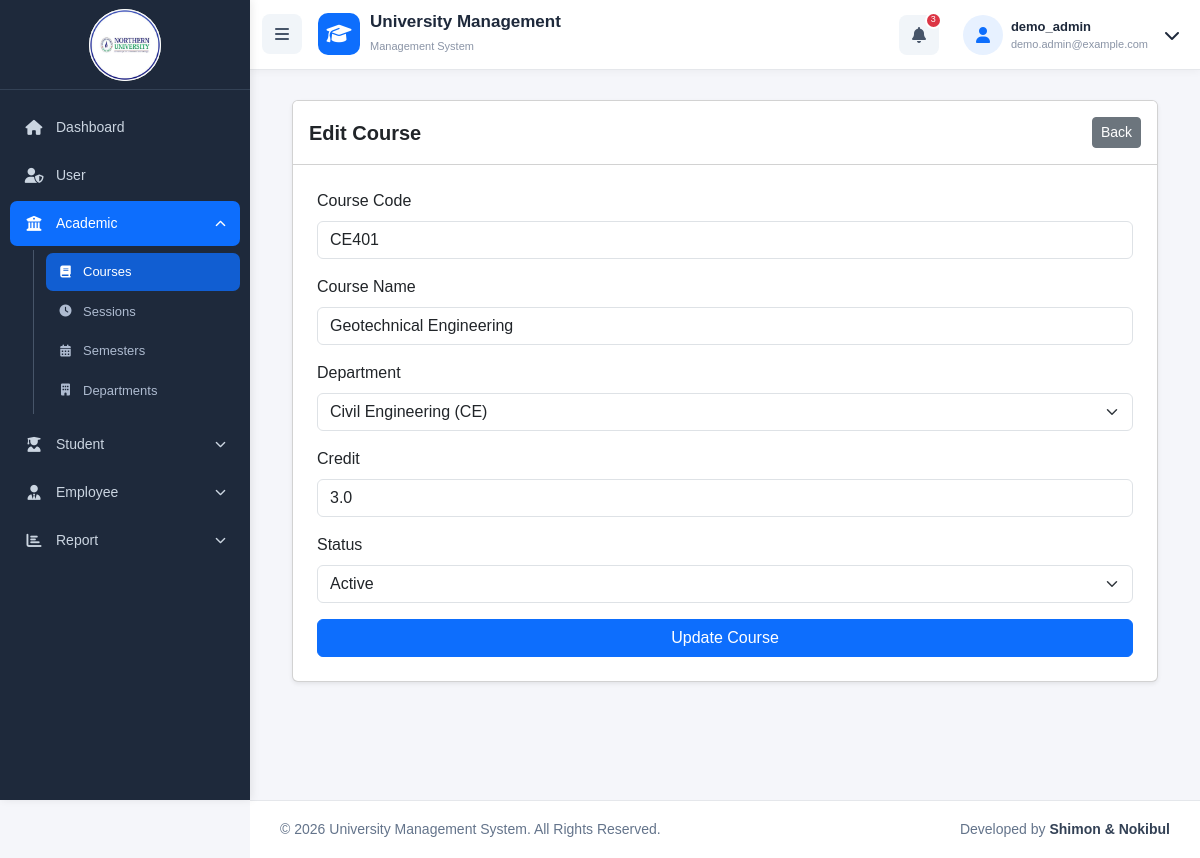
Screenshot of /courses/edit.php?id=35 (signed in) with the database file from the repository.
### tables this page shows
CREATE TABLE `course` (
  `id` int UNSIGNED NOT NULL,
  `course_code` varchar(50) NOT NULL,
  `course_name` varchar(150) NOT NULL,
  `department_id` int UNSIGNED NOT NULL,
  `credit` decimal(3,1) NOT NULL DEFAULT '3.0',
  `status` tinyint(1) NOT NULL DEFAULT '1' COMMENT '1=Active, 0=Inactive',
  `created_at` timestamp NULL DEFAULT CURRENT_TIMESTAMP,
  `updated_at` timestamp NULL DEFAULT CURRENT_TIMESTAMP ON UPDATE CURRENT_TIMESTAMP
);

CREATE TABLE `department` (
  `id` int UNSIGNED NOT NULL,
  `department_name` varchar(150) NOT NULL,
  `department_code` varchar(50) NOT NULL,
  `slug` varchar(150) NOT NULL,
  `status` tinyint(1) NOT NULL DEFAULT '1' COMMENT '1=Active, 0=Inactive',
  `created_at` timestamp NULL DEFAULT CURRENT_TIMESTAMP,
  `updated_at` timestamp NULL DEFAULT CURRENT_TIMESTAMP ON UPDATE CURRENT_TIMESTAMP
);

### courses/edit.php (the view, shortened to what this page needs)
<?php
require_once "../config/database.php";
$id = isset($_GET['id']) ? (int) $_GET['id'] : 0;
$course_stmt = mysqli_prepare($conn, 'SELECT * FROM course WHERE id = ?');
mysqli_stmt_bind_param($course_stmt, 'i', $id);
mysqli_stmt_execute($course_stmt);
$course = mysqli_fetch_assoc(mysqli_stmt_get_result($course_stmt));
$departments = mysqli_query($conn, 'SELECT id, department_name, department_code FROM department ORDER BY department_name ASC');
require_once __DIR__ . '/../includes/header.php';
require_once __DIR__ . '/../includes/navbar.php';
?>
<div class="main-content">
    <div class="container-fluid">
        <div class="card shadow-sm">
            <div class="card-header bg-white d-flex justify-content-between align-items-center py-3">
                <h5 class="mb-0 fw-bold">Edit Course</h5>
                <a href="index.php" class="btn btn-secondary btn-sm">Back</a>
            </div>
            <div class="card-body p-4">
                <form action="edit.php?id=<?= $id ?>" method="post">
                    <div class="mb-3">
                        <label class="form-label">Course Code</label>
                        <input type="text" class="form-control" name="course_code" value="<?= htmlspecialchars($course['course_code']) ?>" required>
                    </div>
                    <div class="mb-3">
                        <label class="form-label">Course Name</label>
                        <input type="text" class="form-control" name="course_name" value="<?= htmlspecialchars($course['course_name']) ?>" required>
                    </div>
                    <div class="mb-3">
                        <label class="form-label">Department</label>
                        <select name="department_id" class="form-select" required>
                            <?php while ($department = mysqli_fetch_assoc($departments)): ?>
                                <option value="<?= $department['id'] ?>" <?= (int) $course['department_id'] === (int) $department['id'] ? 'selected' : '' ?>>
                                    <?= htmlspecialchars($department['department_name']) ?> (<?= htmlspecialchars($department['department_code']) ?>)
                                </option>
                            <?php endwhile; ?>
                        </select>
                    </div>
                    <div class="mb-3">
                        <label class="form-label">Credit</label>
                        <input type="number" class="form-control" name="credit" value="<?= htmlspecialchars($course['credit']) ?>" min="0.1" max="99.9" step="0.1" required>
                    </div>
                    <div class="mb-3">
                        <label class="form-label">Status</label>
                        <select name="status" class="form-select">
                            <option value="1" <?= (int) $course['status'] === 1 ? 'selected' : '' ?>>Active</option>
                        </select>
                    </div>
                    <div class="d-grid">
                        <button type="submit" name="submit" class="btn btn-primary">Update Course</button>
                    </div>
                </form>
            </div>
        </div>
    </div>
</div>
<?php require_once __DIR__ . '/../includes/footer.php'; ?>

### css/style.css (style rules this page uses)
* { box-sizing: border-box; }
body { margin: 0; background: #f5f6fa; font-family: Arial, sans-serif; min-height: 100vh; color: #1e293b; }
.main-content { margin-left: 250px; padding: 30px; padding-top: 100px; min-height: 100vh; box-sizing: border-box; }

### rows the page displays
course: course_code "CE401", course_name "Geotechnical Engineering", department_id "Civil Engineering (CE)", credit "3.0", status "Active"

### other values shown
$_SESSION['username'] "demo_admin"
$_SESSION['user_email'] "demo.admin@example.com"
